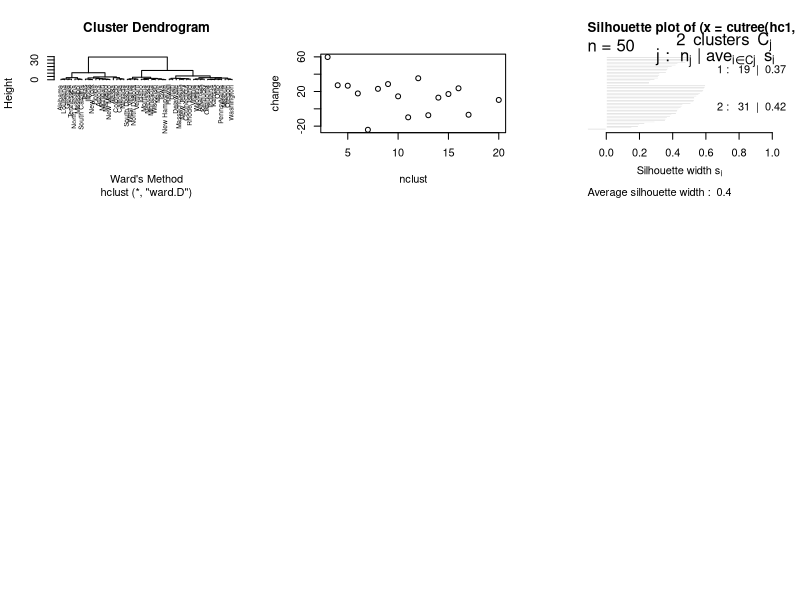

Reproduce this figure in R.
# 1. For each selection method p and clustering method, produce a sequence of statistics values for each cluster size for.
# Show this on a table and graph.
# 2. Produce a Summary table of optimal number of clusters.
require(cluster)
# max clusters
K_max=20;
# data
df <- USArrests
df <- na.omit(df)
df <- scale(df)
d <- dist(df, method = "euclidean")
# Hierarchical clustering using ward.D
hc1 <- hclust(d, method = "ward.D" )
hclust1 <- function(data,k){ list(cluster=cutree(hclust(dist(data),method="ward.D"),k))     }

# selection function 
# 1.gap
# clusGap(df, FUN = hclust1, K.max = K_max, B = 60)

# 2.second derivative
# x is an array;dd number of differences
clust_sel = function(x,jrange=3:K_max,dd=2) {
  df=x;
  df <- na.omit(df);
  df <- scale(df);
  d <- dist(df, method = "euclidean");
  y <-hclust(d, method = "ward.D" );
  win_ss = function(x,y,w = rep(1, length(y))) sum(lm(x~factor(y),weights = w)$resid^2*w)
  ### win_ss calculates within cluster sum of squares
  sm1 = NULL
  for(i in jrange) sm1[i] = win_ss(x,cutree(y,i)) 
  sm1=sm1[jrange]
  k = if(dd==1) sm1[-1] else -diff(sm1) 
  plot( jrange[-length(k)+1:0] , -diff(k)/k[-length(k)]*100, xlab = "nclust",ylab = "change")  #choose max.
  
  jrange [sort.list(diff(k)/k[-length(k)]*100)[1]]
  cat("second derivative statistics (3,4,5..K): ",-diff(k)/k[-length(k)]*100)
  cat("\n optimal sec_der_cluster",jrange [sort.list(diff(k)/k[-length(k)]*100)[1]])
}

# 3.silhouette 
# return ("cluster", "neighbor", "sil_width"); close to 1 means that the data is appropriately clustered
sil_sel=function(data,jrange=1:K_max){
  d <- dist(data, method = "euclidean")
  hc1 <- hclust(d, method = "ward.D" )
  Y <- array(0,dim=c(1,K_max))
  for(i in jrange){ 
    sil_all<-silhouette(cutree(hc1, h=i) ,d,FUN=hclust1(data,i), title=title(main = 'test'))
    summary(sil_all)$avg.width
    Y[i]=summary(sil_all)$avg.width ;
  }
  optimal=max(Y);optimal_ind=which.max(Y);
    
  sil_all<-silhouette(cutree(hc1, h=optimal_ind) ,d,FUN=hclust1(df,optimal_ind), title=title(main = 'test'))
  plot(sil_all)
  cat("optimal_sil_sel:",optimal," ");
  cat(" optimal cluster:",optimal_ind);
}

# Plot the obtained dendrogram
par(mfrow=c(3,3))
plot(hc1, cex = 0.6, hang = -1,xlab = "Ward's Method")
# clustering...
clusGap(df, FUN = hclust1, K.max = K_max, B = 60)
clust_sel(df,jrange=3:K_max,dd=2)
sil_sel(df,jrange=1:K_max)
